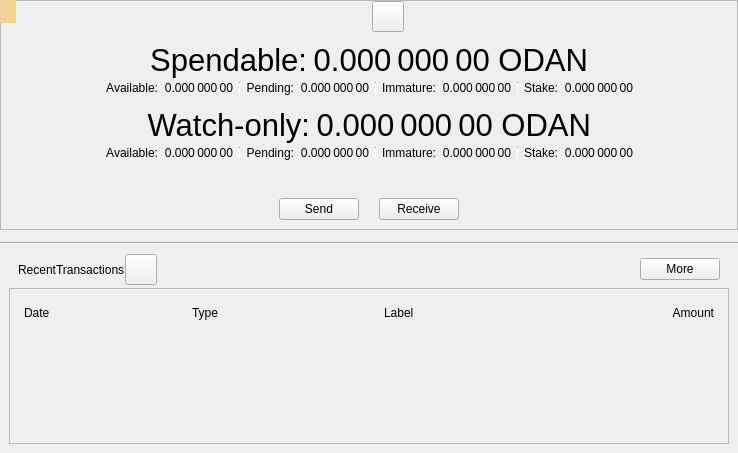
<?xml version="1.0" encoding="UTF-8"?>
<ui version="4.0">
 <class>OverviewPage</class>
 <widget class="QWidget" name="OverviewPage">
  <property name="geometry">
   <rect>
    <x>0</x>
    <y>0</y>
    <width>738</width>
    <height>453</height>
   </rect>
  </property>
  <property name="windowTitle">
   <string>Form</string>
  </property>
  <layout class="QVBoxLayout" name="verticalLayout_6">
   <property name="spacing">
    <number>0</number>
   </property>
   <property name="leftMargin">
    <number>0</number>
   </property>
   <property name="topMargin">
    <number>0</number>
   </property>
   <property name="rightMargin">
    <number>0</number>
   </property>
   <property name="bottomMargin">
    <number>0</number>
   </property>
   <item>
    <widget class="QFrame" name="frameBalances">
     <property name="frameShape">
      <enum>QFrame::StyledPanel</enum>
     </property>
     <property name="frameShadow">
      <enum>QFrame::Raised</enum>
     </property>
     <layout class="QVBoxLayout" name="verticalLayout_5">
      <property name="spacing">
       <number>0</number>
      </property>
      <property name="leftMargin">
       <number>0</number>
      </property>
      <property name="topMargin">
       <number>0</number>
      </property>
      <property name="rightMargin">
       <number>0</number>
      </property>
      <property name="bottomMargin">
       <number>0</number>
      </property>
      <item>
       <widget class="QWidget" name="widgetStatus" native="true">
        <layout class="QHBoxLayout" name="horizontalLayout_16">
         <property name="leftMargin">
          <number>0</number>
         </property>
         <property name="topMargin">
          <number>0</number>
         </property>
         <property name="rightMargin">
          <number>0</number>
         </property>
         <property name="bottomMargin">
          <number>0</number>
         </property>
         <item>
          <spacer name="horizontalSpacer_6">
           <property name="orientation">
            <enum>Qt::Horizontal</enum>
           </property>
           <property name="sizeHint" stdset="0">
            <size>
             <width>0</width>
             <height>20</height>
            </size>
           </property>
          </spacer>
         </item>
         <item>
          <widget class="QLabel" name="labelLogo">
           <property name="sizePolicy">
            <sizepolicy hsizetype="Fixed" vsizetype="Fixed">
             <horstretch>0</horstretch>
             <verstretch>0</verstretch>
            </sizepolicy>
           </property>
           <property name="minimumSize">
            <size>
             <width>32</width>
             <height>32</height>
            </size>
           </property>
          </widget>
         </item>
         <item>
          <widget class="QToolButton" name="labelWalletStatus">
           <property name="enabled">
            <bool>true</bool>
           </property>
           <property name="toolTip">
            <string>The displayed information may be out of date. Your wallet automatically synchronizes with the Odan network after a connection is established, but this process has not completed yet.</string>
           </property>
           <property name="text">
            <string/>
           </property>
           <property name="icon">
            <iconset>
             <normaloff>:/icons/warning</normaloff>
             <disabledoff>:/icons/warning</disabledoff>:/icons/warning</iconset>
           </property>
           <property name="iconSize">
            <size>
             <width>24</width>
             <height>24</height>
            </size>
           </property>
           <property name="flat" stdset="0">
            <bool>false</bool>
           </property>
          </widget>
         </item>
         <item>
          <spacer name="horizontalSpacer_5">
           <property name="orientation">
            <enum>Qt::Horizontal</enum>
           </property>
           <property name="sizeHint" stdset="0">
            <size>
             <width>0</width>
             <height>20</height>
            </size>
           </property>
          </spacer>
         </item>
        </layout>
       </widget>
      </item>
      <item>
       <widget class="QWidget" name="widgetWallet" native="true">
        <layout class="QVBoxLayout" name="verticalLayout_2">
         <property name="spacing">
          <number>0</number>
         </property>
         <item>
          <widget class="QWidget" name="widgetTotal" native="true">
           <layout class="QHBoxLayout" name="horizontalLayout">
            <property name="leftMargin">
             <number>0</number>
            </property>
            <property name="topMargin">
             <number>0</number>
            </property>
            <property name="rightMargin">
             <number>0</number>
            </property>
            <property name="bottomMargin">
             <number>0</number>
            </property>
            <item>
             <spacer name="horizontalSpacer_7">
              <property name="orientation">
               <enum>Qt::Horizontal</enum>
              </property>
              <property name="sizeHint" stdset="0">
               <size>
                <width>0</width>
                <height>20</height>
               </size>
              </property>
             </spacer>
            </item>
            <item>
             <widget class="QLabel" name="labelSpendable">
              <property name="font">
               <font>
                <pointsize>23</pointsize>
               </font>
              </property>
              <property name="text">
               <string>Spendable:</string>
              </property>
              <property name="alignment">
               <set>Qt::AlignRight|Qt::AlignTrailing|Qt::AlignVCenter</set>
              </property>
             </widget>
            </item>
            <item>
             <widget class="QLabel" name="labelTotal">
              <property name="font">
               <font>
                <pointsize>23</pointsize>
               </font>
              </property>
              <property name="cursor">
               <cursorShape>IBeamCursor</cursorShape>
              </property>
              <property name="toolTip">
               <string>Your current total balance</string>
              </property>
              <property name="text">
               <string notr="true">0.000 000 00 ODAN</string>
              </property>
              <property name="alignment">
               <set>Qt::AlignRight|Qt::AlignTrailing|Qt::AlignVCenter</set>
              </property>
              <property name="textInteractionFlags">
               <set>Qt::LinksAccessibleByMouse|Qt::TextSelectableByMouse</set>
              </property>
             </widget>
            </item>
            <item>
             <spacer name="horizontalSpacer_8">
              <property name="orientation">
               <enum>Qt::Horizontal</enum>
              </property>
              <property name="sizeHint" stdset="0">
               <size>
                <width>0</width>
                <height>20</height>
               </size>
              </property>
             </spacer>
            </item>
           </layout>
          </widget>
         </item>
         <item>
          <layout class="QHBoxLayout" name="horizontalLayout_13">
           <property name="leftMargin">
            <number>0</number>
           </property>
           <property name="topMargin">
            <number>0</number>
           </property>
           <property name="rightMargin">
            <number>0</number>
           </property>
           <property name="bottomMargin">
            <number>0</number>
           </property>
           <item>
            <spacer name="horizontalSpacer_9">
             <property name="orientation">
              <enum>Qt::Horizontal</enum>
             </property>
             <property name="sizeHint" stdset="0">
              <size>
               <width>40</width>
               <height>20</height>
              </size>
             </property>
            </spacer>
           </item>
           <item>
            <widget class="QWidget" name="widgetBalance" native="true">
             <layout class="QHBoxLayout" name="horizontalLayout_2">
              <property name="leftMargin">
               <number>0</number>
              </property>
              <property name="topMargin">
               <number>0</number>
              </property>
              <property name="rightMargin">
               <number>0</number>
              </property>
              <property name="bottomMargin">
               <number>0</number>
              </property>
              <item>
               <widget class="QLabel" name="labelBalanceText">
                <property name="text">
                 <string>Available:</string>
                </property>
                <property name="alignment">
                 <set>Qt::AlignRight|Qt::AlignTrailing|Qt::AlignVCenter</set>
                </property>
               </widget>
              </item>
              <item>
               <widget class="QLabel" name="labelBalance">
                <property name="cursor">
                 <cursorShape>IBeamCursor</cursorShape>
                </property>
                <property name="toolTip">
                 <string>Your current spendable balance</string>
                </property>
                <property name="text">
                 <string notr="true">0.000 000 00</string>
                </property>
                <property name="alignment">
                 <set>Qt::AlignRight|Qt::AlignTrailing|Qt::AlignVCenter</set>
                </property>
                <property name="textInteractionFlags">
                 <set>Qt::LinksAccessibleByMouse|Qt::TextSelectableByMouse</set>
                </property>
               </widget>
              </item>
             </layout>
            </widget>
           </item>
           <item>
            <widget class="QWidget" name="widgetPending" native="true">
             <layout class="QHBoxLayout" name="horizontalLayout_3">
              <property name="leftMargin">
               <number>6</number>
              </property>
              <property name="topMargin">
               <number>0</number>
              </property>
              <property name="rightMargin">
               <number>0</number>
              </property>
              <property name="bottomMargin">
               <number>0</number>
              </property>
              <item>
               <widget class="Line" name="vLine">
                <property name="maximumSize">
                 <size>
                  <width>1</width>
                  <height>12</height>
                 </size>
                </property>
                <property name="orientation">
                 <enum>Qt::Vertical</enum>
                </property>
               </widget>
              </item>
              <item>
               <widget class="QLabel" name="labelPendingText">
                <property name="text">
                 <string>Pending:</string>
                </property>
                <property name="alignment">
                 <set>Qt::AlignRight|Qt::AlignTrailing|Qt::AlignVCenter</set>
                </property>
               </widget>
              </item>
              <item>
               <widget class="QLabel" name="labelUnconfirmed">
                <property name="cursor">
                 <cursorShape>IBeamCursor</cursorShape>
                </property>
                <property name="toolTip">
                 <string>Total of transactions that have yet to be confirmed, and do not yet count toward the spendable balance</string>
                </property>
                <property name="text">
                 <string notr="true">0.000 000 00</string>
                </property>
                <property name="alignment">
                 <set>Qt::AlignRight|Qt::AlignTrailing|Qt::AlignVCenter</set>
                </property>
                <property name="textInteractionFlags">
                 <set>Qt::LinksAccessibleByMouse|Qt::TextSelectableByMouse</set>
                </property>
               </widget>
              </item>
             </layout>
            </widget>
           </item>
           <item>
            <widget class="QWidget" name="widgetImmature" native="true">
             <layout class="QHBoxLayout" name="horizontalLayout_4">
              <property name="leftMargin">
               <number>6</number>
              </property>
              <property name="topMargin">
               <number>0</number>
              </property>
              <property name="rightMargin">
               <number>0</number>
              </property>
              <property name="bottomMargin">
               <number>0</number>
              </property>
              <item>
               <widget class="Line" name="vLine_2">
                <property name="maximumSize">
                 <size>
                  <width>1</width>
                  <height>12</height>
                 </size>
                </property>
                <property name="orientation">
                 <enum>Qt::Vertical</enum>
                </property>
               </widget>
              </item>
              <item>
               <widget class="QLabel" name="labelImmatureText">
                <property name="text">
                 <string>Immature:</string>
                </property>
                <property name="alignment">
                 <set>Qt::AlignRight|Qt::AlignTrailing|Qt::AlignVCenter</set>
                </property>
               </widget>
              </item>
              <item>
               <widget class="QLabel" name="labelImmature">
                <property name="cursor">
                 <cursorShape>IBeamCursor</cursorShape>
                </property>
                <property name="toolTip">
                 <string>Mined balance that has not yet matured</string>
                </property>
                <property name="text">
                 <string notr="true">0.000 000 00</string>
                </property>
                <property name="alignment">
                 <set>Qt::AlignRight|Qt::AlignTrailing|Qt::AlignVCenter</set>
                </property>
                <property name="textInteractionFlags">
                 <set>Qt::LinksAccessibleByMouse|Qt::TextSelectableByMouse</set>
                </property>
               </widget>
              </item>
             </layout>
            </widget>
           </item>
           <item>
            <widget class="QWidget" name="widgetStake" native="true">
             <layout class="QHBoxLayout" name="horizontalLayout_7">
              <property name="leftMargin">
               <number>6</number>
              </property>
              <property name="topMargin">
               <number>0</number>
              </property>
              <property name="rightMargin">
               <number>0</number>
              </property>
              <property name="bottomMargin">
               <number>0</number>
              </property>
              <item>
               <widget class="Line" name="vLine_3">
                <property name="maximumSize">
                 <size>
                  <width>1</width>
                  <height>12</height>
                 </size>
                </property>
                <property name="orientation">
                 <enum>Qt::Vertical</enum>
                </property>
               </widget>
              </item>
              <item>
               <widget class="QLabel" name="labelStakeText">
                <property name="text">
                 <string>Stake:</string>
                </property>
                <property name="alignment">
                 <set>Qt::AlignRight|Qt::AlignTrailing|Qt::AlignVCenter</set>
                </property>
               </widget>
              </item>
              <item>
               <widget class="QLabel" name="labelStake">
                <property name="text">
                 <string>0.000 000 00</string>
                </property>
                <property name="alignment">
                 <set>Qt::AlignRight|Qt::AlignTrailing|Qt::AlignVCenter</set>
                </property>
                <property name="textInteractionFlags">
                 <set>Qt::LinksAccessibleByMouse|Qt::TextSelectableByMouse</set>
                </property>
               </widget>
              </item>
             </layout>
            </widget>
           </item>
           <item>
            <spacer name="horizontalSpacer_10">
             <property name="orientation">
              <enum>Qt::Horizontal</enum>
             </property>
             <property name="sizeHint" stdset="0">
              <size>
               <width>40</width>
               <height>20</height>
              </size>
             </property>
            </spacer>
           </item>
          </layout>
         </item>
        </layout>
       </widget>
      </item>
      <item>
       <widget class="QWidget" name="widgetWatch" native="true">
        <layout class="QVBoxLayout" name="verticalLayout_4">
         <property name="spacing">
          <number>0</number>
         </property>
         <property name="topMargin">
          <number>0</number>
         </property>
         <property name="bottomMargin">
          <number>0</number>
         </property>
         <item>
          <widget class="QWidget" name="widgetWatchTotal" native="true">
           <layout class="QHBoxLayout" name="horizontalLayout_8">
            <property name="leftMargin">
             <number>0</number>
            </property>
            <property name="topMargin">
             <number>0</number>
            </property>
            <property name="rightMargin">
             <number>0</number>
            </property>
            <property name="bottomMargin">
             <number>0</number>
            </property>
            <item>
             <spacer name="horizontalSpacer_11">
              <property name="orientation">
               <enum>Qt::Horizontal</enum>
              </property>
              <property name="sizeHint" stdset="0">
               <size>
                <width>0</width>
                <height>20</height>
               </size>
              </property>
             </spacer>
            </item>
            <item>
             <widget class="QLabel" name="labelWatchonly">
              <property name="font">
               <font>
                <pointsize>23</pointsize>
               </font>
              </property>
              <property name="text">
               <string>Watch-only:</string>
              </property>
              <property name="alignment">
               <set>Qt::AlignRight|Qt::AlignTrailing|Qt::AlignVCenter</set>
              </property>
             </widget>
            </item>
            <item>
             <widget class="QLabel" name="labelWatchTotal">
              <property name="font">
               <font>
                <pointsize>23</pointsize>
               </font>
              </property>
              <property name="cursor">
               <cursorShape>IBeamCursor</cursorShape>
              </property>
              <property name="toolTip">
               <string>Current total balance in watch-only addresses</string>
              </property>
              <property name="text">
               <string notr="true">0.000 000 00 ODAN</string>
              </property>
              <property name="alignment">
               <set>Qt::AlignRight|Qt::AlignTrailing|Qt::AlignVCenter</set>
              </property>
              <property name="textInteractionFlags">
               <set>Qt::LinksAccessibleByMouse|Qt::TextSelectableByMouse</set>
              </property>
             </widget>
            </item>
            <item>
             <spacer name="horizontalSpacer_12">
              <property name="orientation">
               <enum>Qt::Horizontal</enum>
              </property>
              <property name="sizeHint" stdset="0">
               <size>
                <width>0</width>
                <height>20</height>
               </size>
              </property>
             </spacer>
            </item>
           </layout>
          </widget>
         </item>
         <item>
          <layout class="QHBoxLayout" name="horizontalLayout_14">
           <property name="leftMargin">
            <number>0</number>
           </property>
           <property name="rightMargin">
            <number>0</number>
           </property>
           <item>
            <spacer name="horizontalSpacer_13">
             <property name="orientation">
              <enum>Qt::Horizontal</enum>
             </property>
             <property name="sizeHint" stdset="0">
              <size>
               <width>0</width>
               <height>20</height>
              </size>
             </property>
            </spacer>
           </item>
           <item>
            <widget class="QWidget" name="widgetWatchAvailable" native="true">
             <layout class="QHBoxLayout" name="horizontalLayout_9">
              <property name="leftMargin">
               <number>0</number>
              </property>
              <property name="topMargin">
               <number>0</number>
              </property>
              <property name="rightMargin">
               <number>0</number>
              </property>
              <property name="bottomMargin">
               <number>0</number>
              </property>
              <item>
               <widget class="QLabel" name="labelWatchAvailableText">
                <property name="text">
                 <string>Available:</string>
                </property>
                <property name="alignment">
                 <set>Qt::AlignRight|Qt::AlignTrailing|Qt::AlignVCenter</set>
                </property>
               </widget>
              </item>
              <item>
               <widget class="QLabel" name="labelWatchAvailable">
                <property name="cursor">
                 <cursorShape>IBeamCursor</cursorShape>
                </property>
                <property name="toolTip">
                 <string>Your current balance in watch-only addresses</string>
                </property>
                <property name="text">
                 <string notr="true">0.000 000 00</string>
                </property>
                <property name="alignment">
                 <set>Qt::AlignRight|Qt::AlignTrailing|Qt::AlignVCenter</set>
                </property>
                <property name="textInteractionFlags">
                 <set>Qt::LinksAccessibleByMouse|Qt::TextSelectableByMouse</set>
                </property>
               </widget>
              </item>
             </layout>
            </widget>
           </item>
           <item>
            <widget class="QWidget" name="widgetWatchPending" native="true">
             <layout class="QHBoxLayout" name="horizontalLayout_10">
              <property name="leftMargin">
               <number>6</number>
              </property>
              <property name="topMargin">
               <number>0</number>
              </property>
              <property name="rightMargin">
               <number>0</number>
              </property>
              <property name="bottomMargin">
               <number>0</number>
              </property>
              <item>
               <widget class="Line" name="vLine_4">
                <property name="maximumSize">
                 <size>
                  <width>1</width>
                  <height>12</height>
                 </size>
                </property>
                <property name="orientation">
                 <enum>Qt::Vertical</enum>
                </property>
               </widget>
              </item>
              <item>
               <widget class="QLabel" name="labelWatchPendingText">
                <property name="text">
                 <string>Pending:</string>
                </property>
                <property name="alignment">
                 <set>Qt::AlignRight|Qt::AlignTrailing|Qt::AlignVCenter</set>
                </property>
               </widget>
              </item>
              <item>
               <widget class="QLabel" name="labelWatchPending">
                <property name="cursor">
                 <cursorShape>IBeamCursor</cursorShape>
                </property>
                <property name="toolTip">
                 <string>Unconfirmed transactions to watch-only addresses</string>
                </property>
                <property name="text">
                 <string notr="true">0.000 000 00</string>
                </property>
                <property name="alignment">
                 <set>Qt::AlignRight|Qt::AlignTrailing|Qt::AlignVCenter</set>
                </property>
                <property name="textInteractionFlags">
                 <set>Qt::LinksAccessibleByMouse|Qt::TextSelectableByMouse</set>
                </property>
               </widget>
              </item>
             </layout>
            </widget>
           </item>
           <item>
            <widget class="QWidget" name="widgetWatchImmature" native="true">
             <layout class="QHBoxLayout" name="horizontalLayout_11">
              <property name="leftMargin">
               <number>6</number>
              </property>
              <property name="topMargin">
               <number>0</number>
              </property>
              <property name="rightMargin">
               <number>0</number>
              </property>
              <property name="bottomMargin">
               <number>0</number>
              </property>
              <item>
               <widget class="Line" name="vLine_5">
                <property name="maximumSize">
                 <size>
                  <width>1</width>
                  <height>12</height>
                 </size>
                </property>
                <property name="orientation">
                 <enum>Qt::Vertical</enum>
                </property>
               </widget>
              </item>
              <item>
               <widget class="QLabel" name="labelWatchImmatureText">
                <property name="text">
                 <string>Immature:</string>
                </property>
                <property name="alignment">
                 <set>Qt::AlignRight|Qt::AlignTrailing|Qt::AlignVCenter</set>
                </property>
               </widget>
              </item>
              <item>
               <widget class="QLabel" name="labelWatchImmature">
                <property name="cursor">
                 <cursorShape>IBeamCursor</cursorShape>
                </property>
                <property name="toolTip">
                 <string>Mined balance in watch-only addresses that has not yet matured</string>
                </property>
                <property name="text">
                 <string notr="true">0.000 000 00</string>
                </property>
                <property name="alignment">
                 <set>Qt::AlignRight|Qt::AlignTrailing|Qt::AlignVCenter</set>
                </property>
                <property name="textInteractionFlags">
                 <set>Qt::LinksAccessibleByMouse|Qt::TextSelectableByMouse</set>
                </property>
               </widget>
              </item>
             </layout>
            </widget>
           </item>
           <item>
            <widget class="QWidget" name="widgetWatchStake" native="true">
             <layout class="QHBoxLayout" name="horizontalLayout_12">
              <property name="leftMargin">
               <number>6</number>
              </property>
              <property name="topMargin">
               <number>0</number>
              </property>
              <property name="rightMargin">
               <number>0</number>
              </property>
              <property name="bottomMargin">
               <number>0</number>
              </property>
              <item>
               <widget class="Line" name="vLine_6">
                <property name="maximumSize">
                 <size>
                  <width>1</width>
                  <height>12</height>
                 </size>
                </property>
                <property name="orientation">
                 <enum>Qt::Vertical</enum>
                </property>
               </widget>
              </item>
              <item>
               <widget class="QLabel" name="labelWatchStakeText">
                <property name="text">
                 <string>Stake:</string>
                </property>
                <property name="alignment">
                 <set>Qt::AlignRight|Qt::AlignTrailing|Qt::AlignVCenter</set>
                </property>
               </widget>
              </item>
              <item>
               <widget class="QLabel" name="labelWatchStake">
                <property name="text">
                 <string>0.000 000 00</string>
                </property>
                <property name="alignment">
                 <set>Qt::AlignRight|Qt::AlignTrailing|Qt::AlignVCenter</set>
                </property>
                <property name="textInteractionFlags">
                 <set>Qt::LinksAccessibleByMouse|Qt::TextSelectableByMouse</set>
                </property>
               </widget>
              </item>
             </layout>
            </widget>
           </item>
           <item>
            <spacer name="horizontalSpacer_14">
             <property name="orientation">
              <enum>Qt::Horizontal</enum>
             </property>
             <property name="sizeHint" stdset="0">
              <size>
               <width>0</width>
               <height>20</height>
              </size>
             </property>
            </spacer>
           </item>
          </layout>
         </item>
        </layout>
       </widget>
      </item>
      <item>
       <widget class="QWidget" name="widgetTransaction" native="true">
        <layout class="QHBoxLayout" name="horizontalLayout_15">
         <property name="spacing">
          <number>20</number>
         </property>
         <property name="topMargin">
          <number>35</number>
         </property>
         <item>
          <spacer name="horizontalSpacer_15">
           <property name="orientation">
            <enum>Qt::Horizontal</enum>
           </property>
           <property name="sizeHint" stdset="0">
            <size>
             <width>0</width>
             <height>20</height>
            </size>
           </property>
          </spacer>
         </item>
         <item>
          <widget class="OdanPushButton" name="buttonSend">
           <property name="text">
            <string>Send</string>
           </property>
          </widget>
         </item>
         <item>
          <widget class="OdanPushButton" name="buttonReceive">
           <property name="text">
            <string>Receive</string>
           </property>
          </widget>
         </item>
         <item>
          <spacer name="horizontalSpacer_16">
           <property name="orientation">
            <enum>Qt::Horizontal</enum>
           </property>
           <property name="sizeHint" stdset="0">
            <size>
             <width>0</width>
             <height>20</height>
            </size>
           </property>
          </spacer>
         </item>
        </layout>
       </widget>
      </item>
     </layout>
    </widget>
   </item>
   <item>
    <spacer name="verticalSpacer_5">
     <property name="orientation">
      <enum>Qt::Vertical</enum>
     </property>
     <property name="sizeType">
      <enum>QSizePolicy::Fixed</enum>
     </property>
     <property name="sizeHint" stdset="0">
      <size>
       <width>20</width>
       <height>12</height>
      </size>
     </property>
    </spacer>
   </item>
   <item>
    <widget class="Line" name="hLine">
     <property name="orientation">
      <enum>Qt::Horizontal</enum>
     </property>
    </widget>
   </item>
   <item>
    <spacer name="verticalSpacer_4">
     <property name="orientation">
      <enum>Qt::Vertical</enum>
     </property>
     <property name="sizeType">
      <enum>QSizePolicy::Fixed</enum>
     </property>
     <property name="sizeHint" stdset="0">
      <size>
       <width>20</width>
       <height>0</height>
      </size>
     </property>
    </spacer>
   </item>
   <item>
    <widget class="QWidget" name="widgetRecent" native="true">
     <property name="sizePolicy">
      <sizepolicy hsizetype="Preferred" vsizetype="Expanding">
       <horstretch>0</horstretch>
       <verstretch>0</verstretch>
      </sizepolicy>
     </property>
     <layout class="QVBoxLayout" name="verticalLayout">
      <property name="spacing">
       <number>0</number>
      </property>
      <item>
       <widget class="QWidget" name="widgetListTransaction" native="true">
        <layout class="QVBoxLayout" name="verticalLayout_1">
         <property name="spacing">
          <number>0</number>
         </property>
         <property name="leftMargin">
          <number>0</number>
         </property>
         <property name="topMargin">
          <number>0</number>
         </property>
         <property name="rightMargin">
          <number>0</number>
         </property>
         <property name="bottomMargin">
          <number>0</number>
         </property>
         <item>
          <layout class="QHBoxLayout" name="horizontalLayout_6">
           <property name="leftMargin">
            <number>9</number>
           </property>
           <property name="rightMargin">
            <number>9</number>
           </property>
           <property name="bottomMargin">
            <number>3</number>
           </property>
           <item>
            <widget class="QLabel" name="labelRecentTransactions">
             <property name="text">
              <string>RecentTransactions</string>
             </property>
            </widget>
           </item>
           <item>
            <widget class="QToolButton" name="labelTransactionsStatus">
             <property name="enabled">
              <bool>true</bool>
             </property>
             <property name="toolTip">
              <string>The displayed information may be out of date. Your wallet automatically synchronizes with the Odan network after a connection is established, but this process has not completed yet.</string>
             </property>
             <property name="text">
              <string/>
             </property>
             <property name="icon">
              <iconset>
               <normaloff>:/icons/warning</normaloff>
               <disabledoff>:/icons/warning</disabledoff>:/icons/warning</iconset>
             </property>
             <property name="iconSize">
              <size>
               <width>24</width>
               <height>24</height>
              </size>
             </property>
             <property name="flat" stdset="0">
              <bool>false</bool>
             </property>
            </widget>
           </item>
           <item>
            <spacer name="horizontalSpacer_3">
             <property name="orientation">
              <enum>Qt::Horizontal</enum>
             </property>
             <property name="sizeHint" stdset="0">
              <size>
               <width>0</width>
               <height>20</height>
              </size>
             </property>
            </spacer>
           </item>
           <item>
            <widget class="QPushButton" name="showMoreButton">
             <property name="text">
              <string>More</string>
             </property>
            </widget>
           </item>
          </layout>
         </item>
         <item>
          <layout class="QVBoxLayout" name="verticalLayout_3">
           <item>
            <widget class="QFrame" name="frameRecentTransactions">
             <property name="frameShape">
              <enum>QFrame::StyledPanel</enum>
             </property>
             <property name="frameShadow">
              <enum>QFrame::Raised</enum>
             </property>
             <layout class="QVBoxLayout" name="verticalLayout_8">
              <item>
               <widget class="QWidget" name="widget_header" native="true">
                <layout class="QHBoxLayout" name="horizontalLayout_5">
                 <property name="spacing">
                  <number>5</number>
                 </property>
                 <property name="leftMargin">
                  <number>5</number>
                 </property>
                 <property name="topMargin">
                  <number>5</number>
                 </property>
                 <property name="rightMargin">
                  <number>5</number>
                 </property>
                 <property name="bottomMargin">
                  <number>5</number>
                 </property>
                 <item>
                  <widget class="QLabel" name="labelDate">
                   <property name="text">
                    <string>Date</string>
                   </property>
                  </widget>
                 </item>
                 <item>
                  <widget class="QLabel" name="labelType">
                   <property name="text">
                    <string>Type</string>
                   </property>
                  </widget>
                 </item>
                 <item>
                  <spacer name="horizontalSpacer_2">
                   <property name="orientation">
                    <enum>Qt::Horizontal</enum>
                   </property>
                   <property name="sizeType">
                    <enum>QSizePolicy::Fixed</enum>
                   </property>
                   <property name="sizeHint" stdset="0">
                    <size>
                     <width>25</width>
                     <height>20</height>
                    </size>
                   </property>
                  </spacer>
                 </item>
                 <item>
                  <widget class="QLabel" name="labelAddress">
                   <property name="text">
                    <string>Label</string>
                   </property>
                  </widget>
                 </item>
                 <item>
                  <widget class="QLabel" name="labelAmount">
                   <property name="text">
                    <string>Amount</string>
                   </property>
                   <property name="alignment">
                    <set>Qt::AlignRight|Qt::AlignTrailing|Qt::AlignVCenter</set>
                   </property>
                  </widget>
                 </item>
                </layout>
               </widget>
              </item>
              <item>
               <widget class="QListView" name="listTransactions">
                <property name="styleSheet">
                 <string notr="true">QListView { background: transparent; }</string>
                </property>
                <property name="frameShape">
                 <enum>QFrame::NoFrame</enum>
                </property>
                <property name="verticalScrollBarPolicy">
                 <enum>Qt::ScrollBarAlwaysOff</enum>
                </property>
                <property name="horizontalScrollBarPolicy">
                 <enum>Qt::ScrollBarAlwaysOff</enum>
                </property>
               </widget>
              </item>
             </layout>
            </widget>
           </item>
          </layout>
         </item>
        </layout>
       </widget>
      </item>
     </layout>
    </widget>
   </item>
  </layout>
  <widget class="QLabel" name="labelAlerts">
   <property name="geometry">
    <rect>
     <x>0</x>
     <y>0</y>
     <width>16</width>
     <height>23</height>
    </rect>
   </property>
   <property name="visible">
    <bool>false</bool>
   </property>
   <property name="styleSheet">
    <string notr="true">QLabel { background-color: qlineargradient(x1: 0, y1: 0, x2: 1, y2: 0, stop:0 #F0D0A0, stop:1 #F8D488); color:#000000; }</string>
   </property>
   <property name="wordWrap">
    <bool>true</bool>
   </property>
   <property name="margin">
    <number>3</number>
   </property>
   <property name="textInteractionFlags">
    <set>Qt::TextSelectableByMouse</set>
   </property>
  </widget>
 </widget>
 <customwidgets>
  <customwidget>
   <class>OdanPushButton</class>
   <extends>QPushButton</extends>
   <header>qt/odanpushbutton.h</header>
  </customwidget>
 </customwidgets>
 <resources/>
 <connections/>
</ui>
